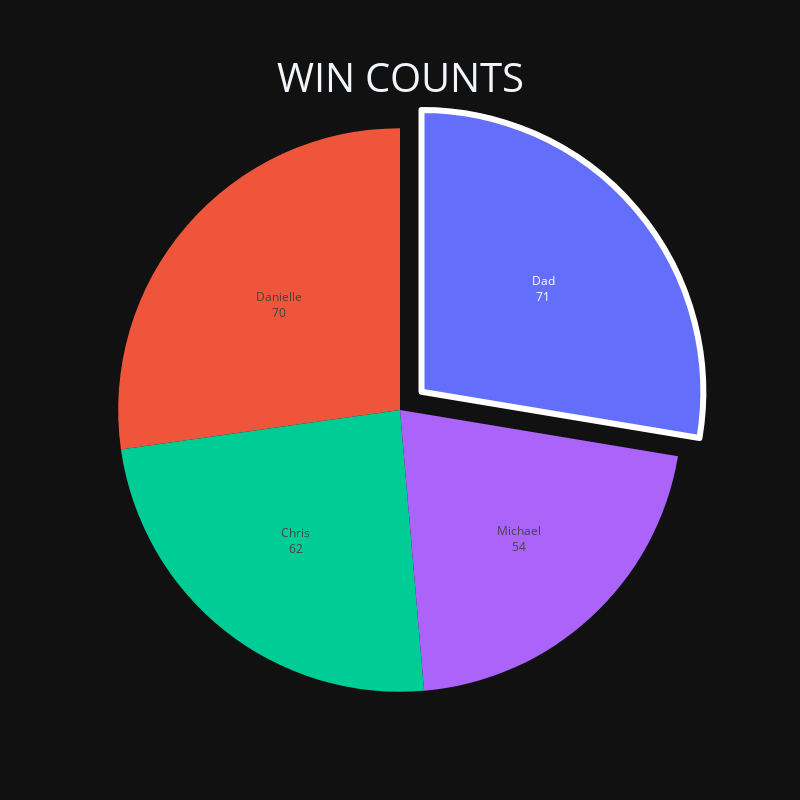

Source (notebook cell):
### Code cell
total_pie = px.pie(piedf, names = 'Player', values = 'Score',
                   title = 'WIN COUNTS', template = 'plotly_dark',
                  height = 800, width = 800)
total_pie.update_traces(textinfo = 'label + value', pull = ([.1,0,0,0]),
                       marker = dict(line = dict(color = 'white', width = [6,0,0,0])))
total_pie.update_layout(
    title={
        'text': "WIN COUNTS",
        'y':.92,
        'x':0.5,
        'xanchor': 'center',
        'yanchor': 'top'
        },
    title_font_size = 40,
    showlegend = False
)
total_pie.show()

### Figure 1 — Plotly figure (JSON) as saved in the notebook; plotly's stock layout.template omitted (floating-point values rounded to 4 significant figures)
{"data": [{"domain": {"x": [0, 1], "y": [0, 1]}, "hovertemplate": "Player=%{label}<br>Score=%{value}<extra></extra>", "labels": ["Dad", "Danielle", "Chris", "Michael"], "legendgroup": "", "marker": {"line": {"color": "white", "width": [6, 0, 0, 0]}}, "name": "", "pull": [0.1, 0, 0, 0], "showlegend": true, "textinfo": "label+value", "type": "pie", "values": [71, 70, 62, 54]}], "layout": {"height": 800, "legend": {"tracegroupgap": 0}, "showlegend": false, "title": {"font": {"size": 40}, "text": "WIN COUNTS", "x": 0.5, "xanchor": "center", "y": 0.92, "yanchor": "top"}, "width": 800}}
